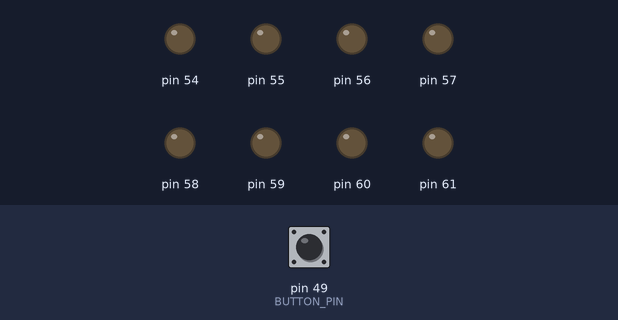
A program run on a simulated Arduino Mega 2560, built with avr-gcc and run on an emulated ATmega2560. Shown: output pins drawn as LEDs (lit = HIGH). The test bench sets the inputs (shaded band); at power-on: pin 49 (BUTTON_PIN) HIGH.

Above: at 1.2 s.
1.3 s: pin 49 (BUTTON_PIN) pulled LOW for 0.15 s
At 2.1 s:
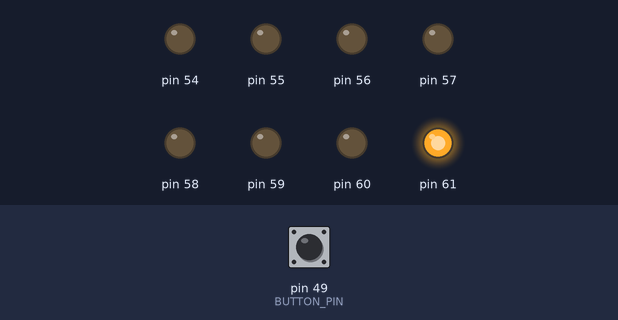
At 4.1 s:
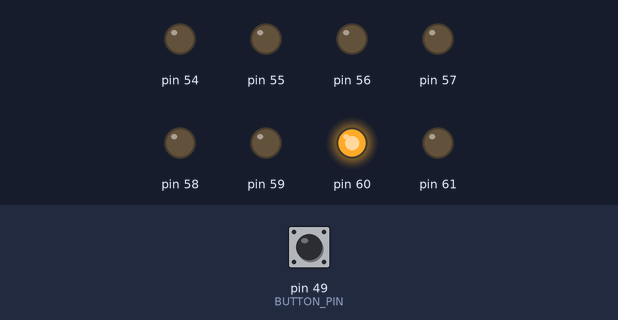
7.4 s: pin 49 (BUTTON_PIN) pulled LOW for 3.2 s
At 12.0 s:
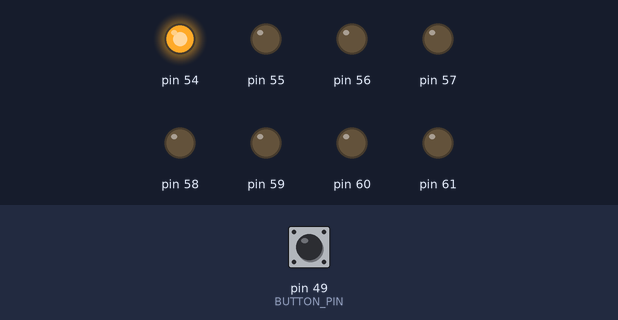
Timing chart, 0 to 20.4 s (numbered marks = the images above; inputs shaded):
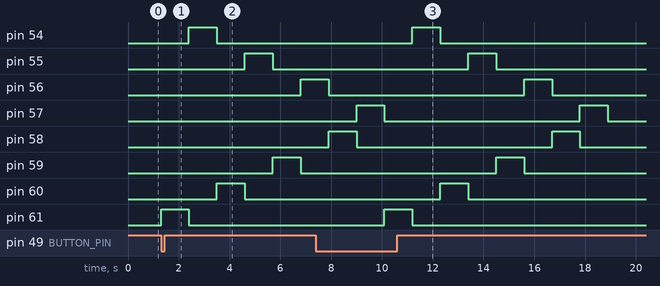

Measured:
- after the input at 1.3 s, pin 54: LOW → HIGH after 1.1 s, → LOW 1.1 s later; pin 55: LOW → HIGH after 3.3 s, → LOW 1.1 s later; pin 56: LOW → HIGH after 5.5 s; pin 59: LOW → HIGH after 4.4 s, → LOW 1.1 s later; pin 60: LOW → HIGH after 2.2 s, → LOW 1.1 s later
- after the input at 7.4 s, pin 54: LOW → HIGH after 3.8 s, → LOW 1.1 s later; pin 55: LOW → HIGH after 6.0 s, → LOW 1.1 s later; pin 59: LOW → HIGH after 7.1 s, → LOW 1.1 s later; pin 60: LOW → HIGH after 4.9 s, → LOW 1.1 s later; pin 61: LOW → HIGH after 2.7 s, → LOW 1.1 s later
- by itself, pin 57, pin 58: alternates HIGH for 1.1 s and LOW for 7.7 s

The program:

main.cpp
```cpp
#include <Arduino.h>
#define TIMEOUT_MS 1100
#define BUTTON_PIN 49

void led_blink();

void setup() {
  pinMode (BUTTON_PIN, INPUT_PULLUP);
  DDRF = 0xFF;
  PORTF = 0;
}

void loop() {
  if (digitalRead (BUTTON_PIN)== LOW) {
    led_blink();
  }
}

void led_blink() {
  uint8_t start = B10000000, end = B00000001;
  while (start > end) {
    PORTF = start;
    delay(TIMEOUT_MS);
    PORTF = end;
    delay(TIMEOUT_MS);
    start >>= 1;
    end <<= 1;
  }
  PORTF = 0;
}
```
